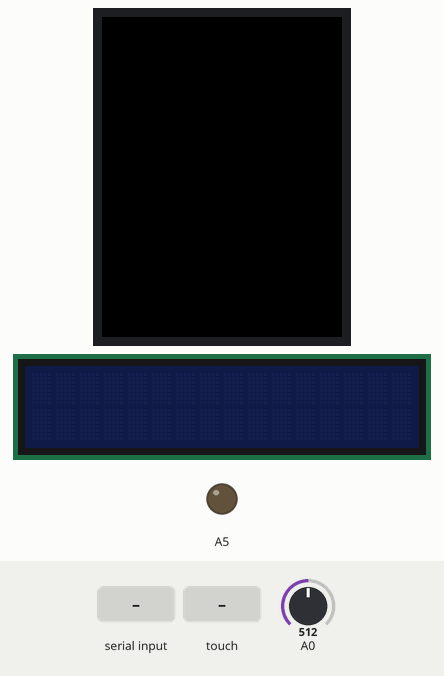
The sketch below on a simulated Arduino Mega 2560, built with avr-gcc and run on an emulated ATmega2560. Shown: 240×320 colour display, 16×2 character LCD, output pins drawn as LEDs (lit = HIGH). The test bench sets the inputs (shaded band); at power-on: A0 = 512. Random numbers use the default seed unless the sketch sets one; what the sketch prints to the serial monitor is not drawn.

Above: at 1.4 s.
1.5 s: "90,45\n" received over Serial
At 3.1 s:
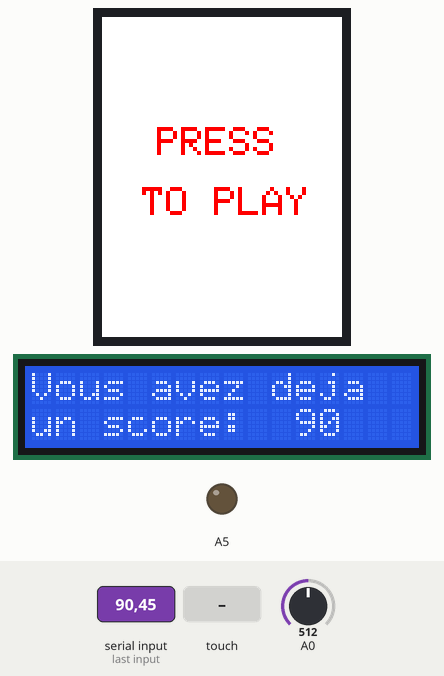
4.3 s: touch panel pressed at 13 % / 10 % of its raw x / y range
At 5.4 s:
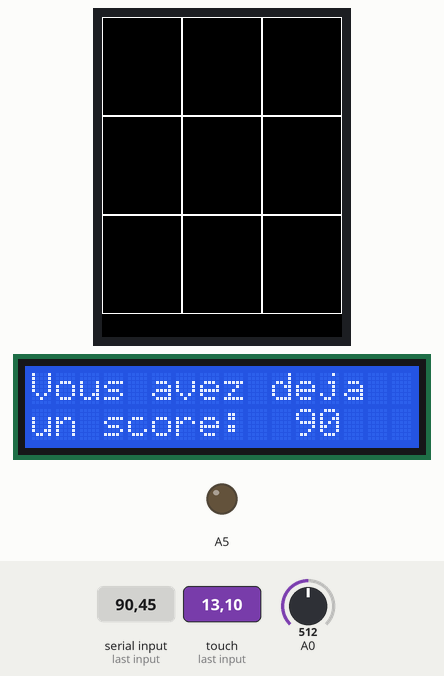
6.6 s: touch panel pressed at 38 % / 10 % of its raw x / y range
At 7.8 s:
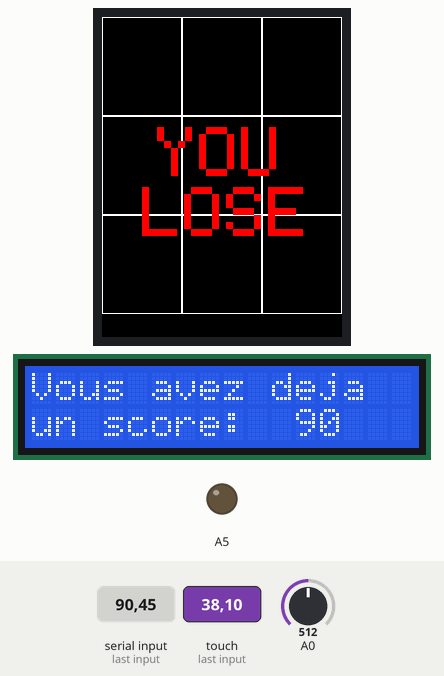
9.6 s: "30,150\n" received over Serial
At 12.0 s:
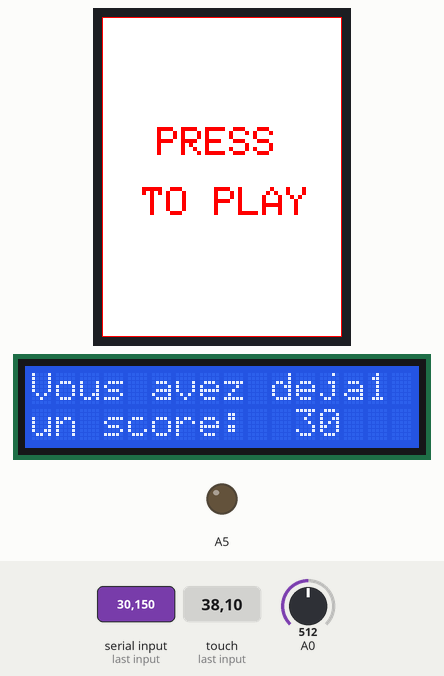
12.3 s: "0\n" received over Serial
At 13.8 s:
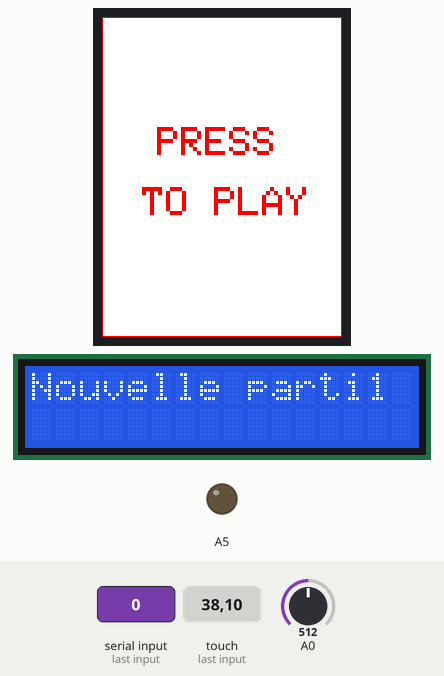
14.8 s: touch panel pressed at 62 % / 10 % of its raw x / y range
At 17.5 s:
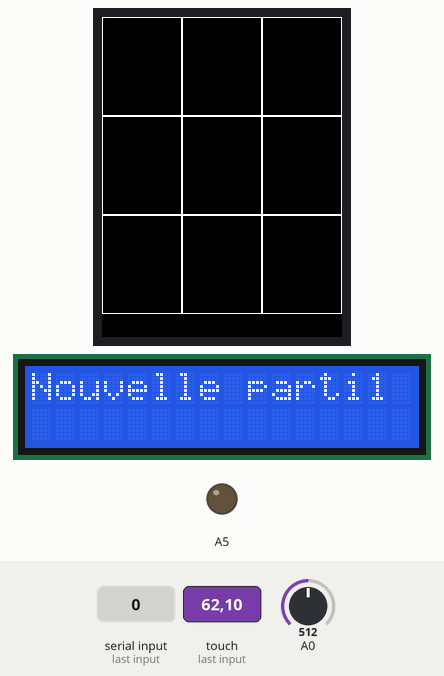
Timing chart, 0 to 18.8 s (numbered marks = the images above; inputs shaded):
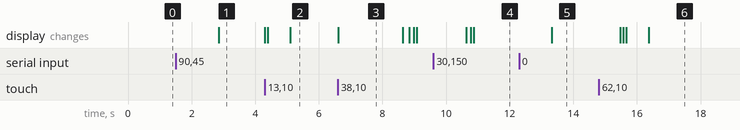

The sketch:

arduinoJeux.ino
```cpp
#include <Adafruit_GFX.h>
#include <Adafruit_TFTLCD.h>
#include <TouchScreen.h>

#include <Wire.h>
#include <LiquidCrystal_I2C.h>

LiquidCrystal_I2C lcd(0x27,16,2);  // set the LCD address to 0x27 for a 16 chars and 2 line display

#define LCD_CS A3
#define LCD_CD A2
#define LCD_WR A1
#define LCD_RD A0
#define LCD_RESET 28

#define BLACK   0x0000
#define BLUE    0x001F
#define RED     0xF800
#define GREEN   0x07E0
#define CYAN    0x07FF
#define MAGENTA 0xF81F
#define YELLOW  0xFFE0
#define WHITE   0xFFFF

#define YP A1
#define XM A2
#define YM 7
#define XP 6

short TS_MINX=143;
short TS_MINY=147;
short TS_MAXX=991;
short TS_MAXY=968;

TouchScreen ts = TouchScreen(XP, YP, XM, YM, 300);
Adafruit_TFTLCD tft(LCD_CS, LCD_CD, LCD_WR, LCD_RD, LCD_RESET);

#define BOXWIDTH 80
#define BOXHEIGHT 99
#define PENRADIUS 3

#define MINPRESSURE 10
#define MAXPRESSURE 1000

bool change = 0;
int clicks = 0;
int steps = 1;
int gamestate = 1;
int *sequence; // declare a pointer to an integer
int sequenceSize = 0;

int randomNumber;
int score = -1;
char scoreChar[10];
int jeuxinit = 1;

char data='e';
char incomingByte;

///carreau
class Block
{
  public:
  int x;
  int y;
  int width;
  int height;
  int colour;
  int number;
  boolean isActive;

      // default constructor
      Block(){}

      Block(int xpos, int ypos, int bwidth, int bheight, int bcol, int bnumber)
      {
        x = xpos;
        y = ypos;
        width = bwidth;
        height = bheight;
        colour = bcol;
        number = bnumber;
        isActive = true;
        if(bnumber < 10 && bnumber > 0)
        {
          drawBlock();
        }

      }

      void fillBlock(int col)
      {
        tft.fillRect(x,y,width,height,col);
      }

      void drawBlock()
      {
        tft.drawRect(x,y,width,height,colour);
      }

};

Block box[9];
Block startBox;
///////////////////////////////////////////////////////////////////////////////
void setup() {

  Serial.begin(19200);
        tft.reset();
        tft.begin(0x9341);
        tft.fillScreen(BLACK);
        lcd.init();
        lcd.init();
        lcd.setCursor(0,0);
        lcd.print("                ");
        lcd.setCursor(0,1);
        lcd.print("                ");

      while(score == -1)
      {
        if (Serial.available())
        {
           String binaryString = Serial.readString();

           //Convert the binary string to an integer
           score = strtol(binaryString.c_str(), NULL, 10);
           //data = Serial.read();
           Serial.println(score);
           if(score!=0)
          {
             lcd.backlight();
             lcd.setCursor(0,0);
             lcd.print("Vous avez deja");
             lcd.setCursor(0,1);
             lcd.print("                ");
             lcd.setCursor(0,1);
             lcd.print("un score: ");
             lcd.setCursor(11,1);
             lcd.print(score);
             //delay(2000);
           }
           else if(score == 0)
           {
             lcd.backlight();
             lcd.setCursor(0,0);
             lcd.print("Nouvelle partie");
             lcd.setCursor(0,1);
             lcd.print("                ");

             //delay(2000);
           }
        }
      }
        pinMode(A5, OUTPUT);
        digitalWrite(A5, LOW);


       //////////random number//////////
        randomSeed(analogRead(0));

         tft.fillScreen(BLACK);

        tft.reset();
        tft.begin(0x9341);
        tft.fillScreen(WHITE);
        startBox.drawBlock();
        tft.setCursor (55, 110);
        tft.setTextSize (4);
        tft.setTextColor(RED);
        tft.println("PRESS");

        tft.setCursor (40, 170);
        tft.setTextSize (4);
        tft.setTextColor(RED);
        tft.println("TO PLAY");


        startBox = Block(0, 0, 240, 320, RED, 0);

}

void loop() {

  while(gamestate == 0)
  {
          clicks=0;

      sequenceSize++;
      sequence = (int *)realloc(sequence, sequenceSize * sizeof(int)); // increase the size of the array to 10 integers

         int randomNumber = random(9)+1;
      do
      {
        randomNumber = random(9)+1;
      }while(sequence[sequenceSize-2] == randomNumber);

        sequence[sequenceSize-1] = randomNumber;

      ///////////////////////////////////////////
      for(int i=0; i < sequenceSize; i++)
      {
        for(int y=0; y < 9; y++)
        {
          if(sequence[i]==box[y].number)
          {

            box[y].fillBlock(BLUE);
            delay(700);
            box[y].fillBlock(BLACK);
            box[y].drawBlock();
           }
        }
      }
      for(int i=1; i < sequenceSize+1; i++)
       {
        while(clicks<i && gamestate == 0)
        {
          /////////////Touch detection/////////////
          TSPoint p = ts.getPoint();
          pinMode(XM, OUTPUT);
          pinMode(YP, OUTPUT);
          if (p.z > MINPRESSURE && p.z < MAXPRESSURE)
          {
              int temp = p.x;
              p.x = p.y;
              p.y = temp;

              p.x = map(p.x, TS_MINY, TS_MAXY, 0, tft.width());
              p.y = map(p.y, TS_MINX, TS_MAXX, 0, tft.height());


              for(int y=0; y < 9; y++)
              {
                if(sequence[i-1]==box[y].number)
                {
                  if(p.x > box[y].x && p.x < (box[y].x+box[y].width))
                  {

                    if(p.y > box[y].y && p.y < (box[y].y+box[y].height))
                    {

                      box[y].fillBlock(GREEN);
                      delay(500);
                      box[y].fillBlock(BLACK);
                      box[y].drawBlock();

                      clicks++;
                    }

                  }else
                  {
                      tft.setCursor (55, 110);
                      tft.setTextSize (7);
                      tft.setTextColor(RED);
                      tft.println("YOU");

                      tft.setCursor (40, 170);
                      tft.setTextSize (7);
                      tft.setTextColor(RED);
                      tft.println("LOSE");
                      Serial.flush();


                      gamestate = 1;
                      data='e';
                      delay(2000);

                      lcd.backlight();
                      lcd.setCursor(0,0);
                      lcd.print("Votre score est :");
                      lcd.setCursor(0,1);
                      lcd.print("                ");


                      delay(100);
                      itoa(score,scoreChar,10);
                      Serial.write(scoreChar);
                      delay(100);

                      //String binaryScore = Serial.readString();
                      //score = strtol(binaryScore.c_str(), NULL, 10);
                      lcd.setCursor(7,1);
                      lcd.print(score);

                      score = 0;

                      tft.reset();
                      tft.begin(0x9341);

                      tft.fillScreen(WHITE);
                      startBox.drawBlock();
                      tft.setCursor (55, 110);
                      tft.setTextSize (4);
                      tft.setTextColor(RED);
                      tft.println("PRESS");

                      tft.setCursor (40, 170);
                      tft.setTextSize (4);
                      tft.setTextColor(RED);
                      tft.println("TO PLAY");
                  }
                }
              }
            }
            if(clicks==sequenceSize)
            {
              tft.setCursor (10, 300);
              tft.setTextSize (2);
              tft.setTextColor(BLACK);
              tft.print("Score: "); tft.print(score);

              score = score + 50;
              tft.setCursor (10, 300);
              tft.setTextSize (2);
              tft.setTextColor(WHITE);
              tft.print("Score: "); tft.print(score);
              delay(1000);
            }
            if(score == 1000)
            {
                      tft.setCursor (55, 110);
                      tft.setTextSize (4);
                      tft.setTextColor(GREEN);
                      tft.println("YOU WIN");
                      itoa(score,scoreChar,10);
                      Serial.write(scoreChar);
                      delay(2000);

                      lcd.backlight();
                      lcd.setCursor(0,0);
                      lcd.print("Votre score est :");
                      lcd.setCursor(0,1);
                      lcd.print("     1000       ");

                      lcd.backlight();
                      lcd.setCursor(0,0);
                      lcd.print("                ");
                      lcd.setCursor(7,0);
                      lcd.print("YOU");
                      lcd.setCursor(0,1);
                      lcd.print("                ");
                      lcd.setCursor(7,0);
                      lcd.print("WIN");

                      tft.reset();
                      tft.begin(0x9341);

                      tft.fillScreen(WHITE);
                      startBox.drawBlock();
                      tft.setCursor (55, 110);
                      tft.setTextSize (4);
                      tft.setTextColor(RED);
                      tft.println("PRESS");

                      tft.setCursor (40, 170);
                      tft.setTextSize (4);
                      tft.setTextColor(RED);
                      tft.println("TO PLAY");
                      gamestate=1;

            }

          }

      }
  }

  while(gamestate == 1)
  {

    TSPoint p = ts.getPoint();
          pinMode(XM, OUTPUT);
          pinMode(YP, OUTPUT);


        if (Serial.available())
        {
           String binaryString = Serial.readString();

          // Convert the binary string to an integer
          score = strtol(binaryString.c_str(), NULL, 10);
           //data = Serial.read();
           if(score!=0)
          {
             lcd.backlight();
             lcd.setCursor(0,0);
             lcd.print("Vous avez deja1");
             lcd.setCursor(0,1);
             lcd.print("un score: ");
             lcd.setCursor(11,1);
             lcd.print(score);
             tft.reset();
             tft.begin(0x9341);
             //delay(2000);
                      tft.fillScreen(WHITE);
                      startBox.drawBlock();
                      tft.setCursor (55, 110);
                      tft.setTextSize (4);
                      tft.setTextColor(RED);
                      tft.println("PRESS");

                      tft.setCursor (40, 170);
                      tft.setTextSize (4);
                      tft.setTextColor(RED);
                      tft.println("TO PLAY");
           }
           else
           {
             lcd.backlight();
             lcd.setCursor(0,0);
             lcd.print("Nouvelle parti1");
             lcd.setCursor(0,1);
             lcd.print("                ");
             tft.reset();
             tft.begin(0x9341);
             delay(2000);
                      tft.fillScreen(WHITE);
                      startBox.drawBlock();
                      tft.setCursor (55, 110);
                      tft.setTextSize (4);
                      tft.setTextColor(RED);
                      tft.println("PRESS");

                      tft.setCursor (40, 170);
                      tft.setTextSize (4);
                      tft.setTextColor(RED);
                      tft.println("TO PLAY");
           }

        }

          if (p.z > MINPRESSURE && p.z < MAXPRESSURE)
          {
            gamestate = 0;
            score = 0;
            randomSeed(analogRead(0)); //init sequence de nombre aleat
            tft.fillScreen(BLACK);
            box[0] = Block(0, 0, BOXWIDTH, BOXHEIGHT, WHITE, 1);
            box[1] = Block(BOXWIDTH, 0, BOXWIDTH, BOXHEIGHT, WHITE, 2);
            box[2] = Block(BOXWIDTH*2, 0, BOXWIDTH, BOXHEIGHT, WHITE, 3);
            box[3] = Block(0, BOXHEIGHT, BOXWIDTH, BOXHEIGHT, WHITE, 4);
            box[4] = Block(BOXWIDTH, BOXHEIGHT, BOXWIDTH, BOXHEIGHT, WHITE, 5);
            box[5] = Block(BOXWIDTH*2, BOXHEIGHT, BOXWIDTH, BOXHEIGHT, WHITE, 6);
            box[6] = Block(0, BOXHEIGHT*2, BOXWIDTH, BOXHEIGHT, WHITE, 7);
            box[7] = Block(BOXWIDTH, BOXHEIGHT*2, BOXWIDTH, BOXHEIGHT, WHITE, 8);
            box[8] = Block(BOXWIDTH*2, BOXHEIGHT*2, BOXWIDTH, BOXHEIGHT, WHITE, 9);
            sequenceSize = 0;
              sequence = (int *)realloc(sequence, sequenceSize * sizeof(int));
          }
   }
  }
```

Measured:
- after the input at 1.5 s, the display: changes after 1.4 s (image 1)
- after the input at 4.3 s, the display: first changes at once (image 2 shows a later state)
- after the input at 6.6 s, the display: changes at once (image 3)
- after the input at 9.6 s, the display: changes after 1.0 s (image 4)
- after the input at 12.3 s, the display: changes after 1.0 s (image 5)
- what the display in image 3 shows lasts 2.0 s, from 6.6 s to 8.6 s
